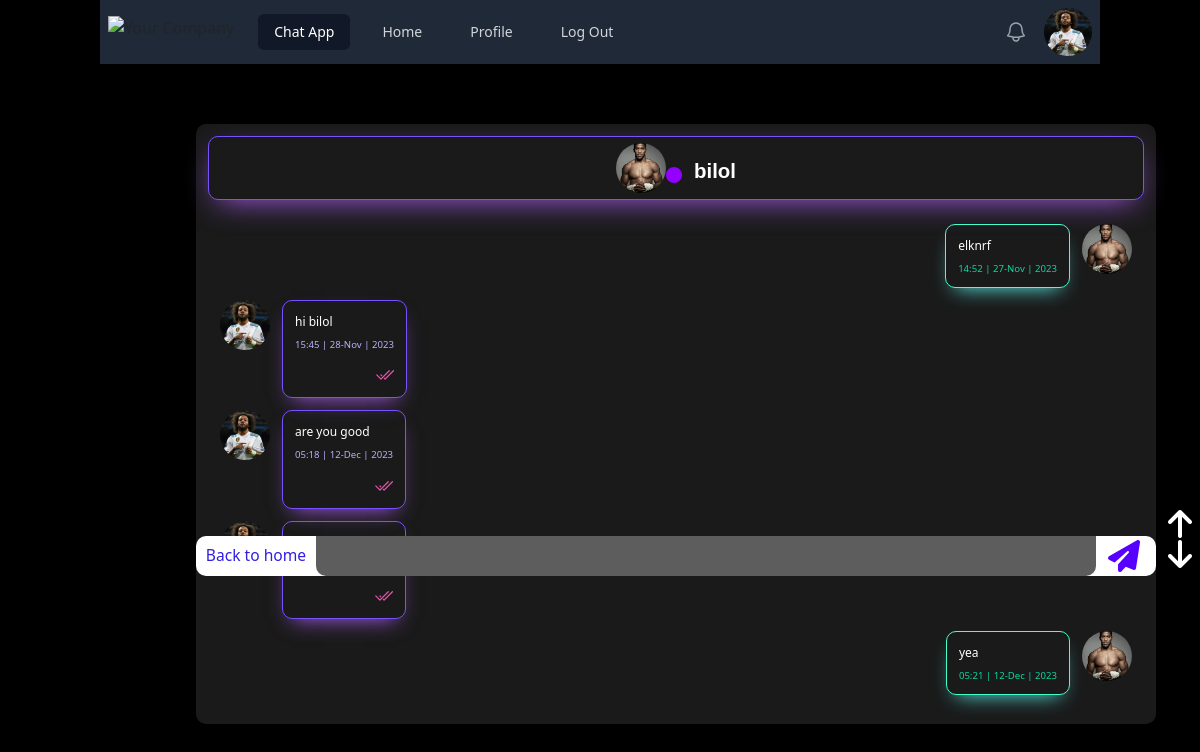
Screenshot of /contact/1 (signed in) with the database file from the repository.
### users/models.py (models this page shows)
class CustomUser(AbstractUser):
    profile_picture = models.ImageField(default='default_profile_pic.png')

### chats/models.py (models this page shows, shortened)
class Messages(models.Model):
    text = models.CharField(max_length=200)
    sender = models.ForeignKey(CustomUser, on_delete=models.CASCADE, related_name='sender', null=True)
    recipient = models.ForeignKey(CustomUser, on_delete=models.CASCADE, related_name='recipient', null=True)
    created_time = models.DateTimeField(auto_now_add=True)
    send_status = models.CharField(max_length=10, choices=MESSAGES_TYPE, default='sending')

### chats/views.py (the view)
# urls.py: path('contact/<int:id>', UserDetailView.as_view(), name='contact'),
class UserDetailView(LoginRequiredMixin, View):
    def get(self, request, id):
        messages_form = MessageForm()
        user = CustomUser.objects.get(id=id)
        message = Messages.objects.filter(
            Q(Q(sender=request.user) & Q(recipient=user)) |
            Q(Q(sender=user) & Q(recipient=request.user))
        )
        message = message.order_by('created_time')
        count = message.filter(send_status='sending').count()
        for i in message:
            if i.sender != request.user and i.send_status == 'sending':
                i.send_status = 'sended'
                i.save()
        context = {
            'count': count,
            'user': user,
            'message': message,
            'messages_form': messages_form,
        }
        return render(request, 'contact.html', context)

### chats/forms.py
class MessageForm(ModelForm):
    class Meta:
        model = Messages
        fields = ['text']

### templates/contact.html (shortened to what this page needs)
{% extends 'base.html' %}
{% load static %}
{% block content %}
    <div class="chat">
        <div id="top" class="data">
            <img src="{{ user.profile_picture.url }}">
            <i style="color: #9400FF;" class="mt-4 mr-3 fa-sharp fa-solid fa-circle fa-beat-fade"></i>
            <h3 class="mt-3">{{ user.username }}</h3>
        </div>
        <form class="position-fixed" method="post" action="{% url 'message' user.id %}">
            <a href="{% url 'home' %}">Back to home </a>
            {{ messages_form.text }}
            <button type="submit"><i class="ml-3 fa-sharp fa-solid fa-paper-plane fa-2xl"></i></button>
        </form>
        <a href="#top"><i style="color: white; margin-left: 80vw; position: fixed; margin-top: 25vw" class="fa-solid fa-arrow-up fa-2xl"></i></a>
        <a href="#last"><i style="color: white; margin-left: 80vw; position: fixed; margin-top: 27.5vw" class="fa-sharp fa-solid fa-2xl fa-arrow-down"></i></a>
        {% for i in message %}
        {% if i.sender == request.user %}
            <div class="message">
                <img src="{{ request.user.profile_picture.url }}">
                <div class="text1">
                    <p>{{ i.text }}</p>
                    <h4 class="mt-2">{{ i.created_time|date:"H:i | d-M | Y" }}</h4>
                </div>
            </div>
        {% else %}
            <div class="message1">
                <img src="{{ user.profile_picture.url }}">
                <div class="text">
                    <p>{{ i.text }}</p>
                    <h4 class="mt-2">{{ i.created_time|date:"H:i | d-M | Y" }}</h4>
                </div>
            </div>
        {% endif %}
    {% endfor %}
    </div>
    <div id="last" class="last">
    </div>
{% endblock content %}

### templates/base.html (shortened to what this page needs)
<!DOCTYPE html>
{% load static %}
<html lang="en">
<head>
    <link href="https://cdn.jsdelivr.net/npm/bootstrap@5.0.2/dist/css/bootstrap.min.css" rel="stylesheet">
    <link rel="stylesheet" href="https://cdnjs.cloudflare.com/ajax/libs/font-awesome/6.4.2/css/all.min.css" />
    <link rel="stylesheet/scss" href="{% static 'src/input.css' %}" type="text/css">
    <link rel="stylesheet" href="https://cdnjs.cloudflare.com/ajax/libs/tailwindcss/2.2.19/tailwind.min.css" />
</head>
<body class="container">
<nav class="bg-gray-800">
  <div class="mx-auto max-w-7xl px-2 sm:px-6 lg:px-8">
    <div class="relative flex h-16 items-center justify-between">
      <div class="flex flex-1 items-center justify-center sm:items-stretch sm:justify-start">
        <div class="flex flex-shrink-0 items-center">
          <img class="h-8 w-auto" src="https://tailwindui.com/img/logos/mark.svg?color=indigo&shade=500" alt="Your Company">
        </div>
        <div class="hidden sm:ml-6 sm:block">
          <div class="flex space-x-4">
            <a href="#" class="bg-gray-900 text-white rounded-md px-3 py-2 text-sm font-medium" aria-current="page">Chat App</a>
            <a href="{% url 'home' %}" class="text-gray-300 hover:bg-gray-700 hover:text-white rounded-md px-3 py-2 text-sm font-medium">Home</a>
            <a href="{% url 'profile' %}" class="text-gray-300 hover:bg-gray-700 hover:text-white rounded-md px-3 py-2 text-sm font-medium">Profile</a>
            <a href="{% url 'logout' %}" class="text-gray-300 hover:bg-gray-700 hover:text-white rounded-md px-3 py-2 text-sm font-medium">Log Out</a>
          </div>
        </div>
      </div>
      <div class="absolute inset-y-0 right-0 flex items-center pr-2 sm:static sm:inset-auto sm:ml-6 sm:pr-0">
        <button type="button" class="relative rounded-full bg-gray-800 p-1 text-gray-400 hover:text-white focus:outline-none focus:ring-2 focus:ring-white focus:ring-offset-2 focus:ring-offset-gray-800">
          <span class="absolute -inset-1.5"></span>
        </button>
        <div class="relative ml-3">
          <div>
            <a href="{% url 'profile' %}"><button type="button" class="relative flex rounded-full bg-gray-800 text-sm" id="user-menu-button" aria-expanded="false" aria-haspopup="true">
              <span class="absolute -inset-1.5"></span>
              <img style="background-size: cover; object-fit: cover" class="h-12 w-12 rounded-full" src="{{ request.user.profile_picture.url }}" alt="">
            </button></a>
          </div>
        </div>
      </div>
    </div>
  </div>
</nav>
{% block content %}
{% endblock content %}
</body>
</html>

### templates/base.html (style rules this page uses)
body { background-color: black; }

### templates/contact.html (style rules this page uses)
body { background-color: black; }
.chat .data { display: flex; flex-direction: row; justify-content: center; padding: 6px; border: 1px solid #7752FE; border-radius: 10px; box-shadow: rgb(167, 92, 237) 0px 10px 30px -10px; margin-bottom: 2vw; }
.chat .data img { width: 50px; height: 50px; border-radius: 50%; background-size: cover; object-fit: cover; }
.chat .data h3 { color: white; font-family: sans-serif; font-weight: bolder; font-size: 1.7vw; }
.chat { border-radius: 10px; width: 80vw; background-color: rgba(255, 255, 255, 0.1); min-height: 600px; height: auto; margin-left: 8vw; margin-top: 5vw; padding: 1vw; margin-bottom: 1vw; }
.chat .message { display: flex; flex-direction: row; margin-left: 1vw; }
.chat .message img { width: 50px; height: 50px; border-radius: 50%; background-size: cover; object-fit: cover; margin-right: 1vw ; }
.chat .message { max-width: 60vw; margin: 1vw; }
.text1 { border-radius: 10px; padding: 1vw; border: 1px solid #7752FE; box-shadow: rgb(167, 92, 237) 0px 10px 20px -10px; }
.chat .message p { font-family: 'Segoe UI', Tahoma, Geneva, Verdana, sans-serif; font-size: 1vw; color: white; font-weight: 400; border-radius: 10px; }
.chat .message h4 { color: #BEADFA; text-align: right; font-size: 0.8vw; }
.message1 { display: flex; flex-direction: row-reverse; margin-left: 30vw !important; margin-bottom: 1vw; }
.chat .message1 img { width: 50px; height: 50px; border-radius: 50%; background-size: cover; object-fit: cover; margin-left: 1vw ; }
.chat .message1 { max-width: 60vw; margin: 1vw; }
.text { border-radius: 10px; padding: 1vw; border: 1px solid #45FFCA; box-shadow: rgb(92, 237, 232) 0px 10px 20px -10px; }
.chat .message1 .text p { font-family: 'Segoe UI', Tahoma, Geneva, Verdana, sans-serif; font-size: 1vw; color: white; font-weight: 400; border-radius: 10px; }
.chat .message1 .text h4 { color: rgb(10, 215, 157); text-align: right; font-size: 0.8vw; }
form { width: 80vw; background-color: white; height: 3.3vw; border-radius: 10px 10px 10px 10px; position: fixed; margin-top: 26vw; margin-left: -1vw; display: flex; flex-direction: row; }
form a { width: 10vw; border-radius: 10px 0 0 10px; text-align: center; color: #3120E0; padding-top: 8px; font-size: 1.3vw; }
form input { width: 65vw; outline: teal; height: 3.3vw; margin-bottom: 0.7vw; border: none; padding-left: 1vw; background-color: #5D5D5D; color: #00FFAB; border-radius: 0 0 10px 10px; }
form button i { border-radius: 0 0 10px 10px; color: #5800FF; }
.last { width: 200px; height: 70px; }

### rows the page displays
CustomUser: user.profile_picture (picture)
CustomUser: profile_picture (picture), username "bilol"
Messages: profile_picture (picture), text "elknrf", created_time|d "14:52 | 27-Nov | 2023"
Messages: user.profile_picture (picture), text "hi bilol", created_time|d "15:45 | 28-Nov | 2023"
Messages: user.profile_picture (picture), text "are you good", created_time|d "05:18 | 12-Dec | 2023"
Messages: profile_picture (picture), text "yea", created_time|d "05:21 | 12-Dec | 2023"
